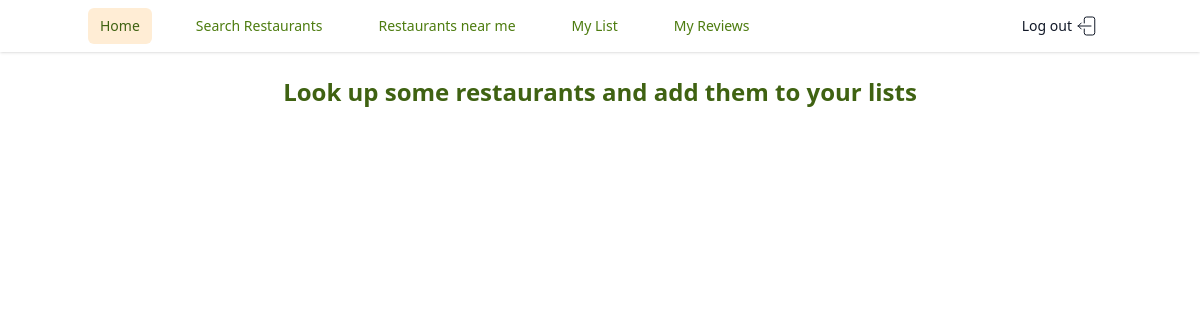
The page /my_lists/9 (signed in) on the database as committed earlier.
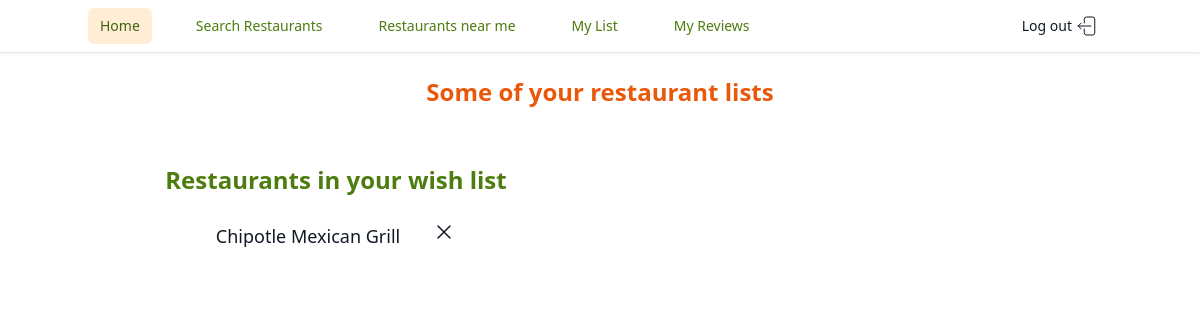
The same page on the database as committed later.
### models.py (models this page shows)
class WishlistRestaurants(db.Model):
    __tablename__ = 'wishlist_restaurants'
    id = db.Column(
        db.Integer,
        primary_key=True
    )
    user_id = db.Column(
        db.Integer,
        db.ForeignKey('users.id', ondelete='cascade')
    )
    restaurant_id = db.Column(
        db.Integer,
        db.ForeignKey('restaurants.id', ondelete='cascade')
    )
    restaurant = db.relationship('Restaurant', backref='wishlisted_by')

class Restaurant(db.Model):
    __tablename__ = 'restaurants'
    id = db.Column(
        db.Integer,
        primary_key=True
    )
    name = db.Column(
        db.Text,
        nullable=False,
    )
    address = db.Column(
        db.Text,
    )
    photos = db.Column(
        db.Text,
    )
    reviews = db.relationship('Review', backref= 'restaurant')
    __table_args__ = (db.UniqueConstraint('name', 'address', name='_name_address_uc'),)

### app.py (the view)
@app.route('/my_lists/<int:user_id>')
def show_my_lists(user_id):
    user = User.query.get_or_404(user_id)
    favorites = Favorites.query.filter_by(user_id=user.id).all()
    wishlisted = WishlistRestaurants.query.filter_by(user_id=user.id).all()
    visited = VisitedRestaurants.query.filter_by(user_id=user.id).all()
    review_form = ReviewForm()
    visited_with_reviews = [(visit, Review.query.filter_by(user_id=user.id, restaurant_id=visit.restaurant_id).all()) for visit in visited]
    return render_template("page_my_lists.html", user = user, favorites = favorites, visited = visited, wishlisted = wishlisted, visited_with_reviews=visited_with_reviews, review_form = review_form)

### app.py (called while the page is built)
@app.before_request
def add_user_to_g():
    if CURR_USER_KEY in session:
        g.user = User.query.get(session[CURR_USER_KEY])
    else:
        g.user = None

@app.after_request
def add_header(req):
    req.headers["Cache-Control"] = "no-cache, no-store, must-revalidate"
    req.headers["Pragma"] = "no-cache"
    req.headers["Expires"] = "0"
    req.headers['Cache-Control'] = 'public, max-age=0'
    return req

### templates/page_my_lists.html (shortened to what this page needs)
{% extends "base.html" %} {% block content %}
<div class="max-w-5xl mx-auto">
  <div class="w-full flex flex-col mt-6">
    {% if not visited and not wishlisted and not favorites %}
    <p class="text-center text-lime-800 font-semibold text-2xl">Look up some restaurants and add them to your lists</p>
    {% else %}
    <p class="text-center text-orange-600 font-semibold text-2xl mb-4">Some of your restaurant lists</p>
    {% endif %}
<div class="flex space-x-8 mt-10">
<div class="w-full ">
  {% if wishlisted %}
  <div class="mx-auto w-full inline-flex items-center flex-col">
    <h3 class="text-2xl font-bold text-lime-700 mb-4">
      Restaurants in your wish list
    </h3>
    <ul class="">
      {% for wish in wishlisted %}
      <li class="text-lg font-medium text-gray-900 flex items-center py-2">
        {{ wish.restaurant.name }}
        <div
          class="svg-elements flex space-x-2 items-center justify-center ml-8"
        >
          <form
            action="{{ url_for('delete_wishlist', restaurant_id=wish.restaurant.id) }}"
            method="POST"
          >
            <button type="submit" class="bg-transparent border-0">
              <svg xmlns="http://www.w3.org/2000/svg" fill="none" viewBox="0 0 24 24" stroke-width="1.5" stroke="currentColor" class="size-6">
                <path stroke-linecap="round" stroke-linejoin="round" d="M6 18 18 6M6 6l12 12" />
              </svg>
            </button>
          </form>
        </div>
      </li>
      {% endfor %}
    </ul>
  </div>
  {% endif %}
</div>
<div class="w-full">
</div>
</div>
</div>
{% endblock %}

### templates/base.html (shortened to what this page needs)
<!DOCTYPE html>
<html lang="en">
  <head>
    <link rel="stylesheet" href="/static/stylesheets/output.css" />
  </head>
  <body>
    {% if g.user %}
    <header class="bg-white shadow">
      <nav
        class="mx-auto max-w-5xl hidden lg:flex items-center justify-between"
        aria-label="Global"
      >
        <div class="flex lg:space-x-8 lg:py-2">
          <a
            href="{{ url_for('users_show', user_id=g.user.id) }}"
            class="bg-orange-100 text-lime-800 inline-flex items-center rounded-md py-2 px-3 text-sm font-medium"
            aria-current="page"
            >Home</a
          >
          <a
          href="{{ url_for('show_search_restaurants') }}"
          class="text-lime-700 hover:bg-orange-50 hover:text-lime-800 inline-flex items-center rounded-md py-2 px-3 text-sm font-medium"
          >Search Restaurants</a
        >
          <a
            href="{{ url_for('show_my_restaurants', user_id=g.user.id) }}"
            class="text-lime-700 hover:bg-orange-50 hover:text-lime-800 inline-flex items-center rounded-md py-2 px-3 text-sm font-medium"
            >Restaurants near me</a
          >
          <a
            href="{{ url_for('show_my_lists', user_id=g.user.id) }}"
            class="text-lime-700 hover:bg-orange-50 hover:text-lime-800 inline-flex items-center rounded-md py-2 px-3 text-sm font-medium"
            >My List</a
          >
          <a
          href="{{ url_for('show_my_reviews', user_id=g.user.id) }}"
            class="text-lime-700 hover:bg-orange-50 hover:text-lime-800 inline-flex items-center rounded-md py-2 px-3 text-sm font-medium"
            >My Reviews</a
          >
        </div>
        <div class="">
          <a
            href="/logout"
            class="text-gray-900 hover:bg-orange-50 hover:text-lime-800 inline-flex items-center rounded-md py-2 px-3 text-sm font-medium justify-center"
            >Log out
          </a>
        </div>
      </nav>
    </header>
    {% endif %}
    {% block content %} {% endblock %}
  </body>
</html>

Rows that differ between the two databases and show on the page:
added WishlistRestaurants: restaurant.name "Chipotle Mexican Grill"
Other text that changed with them:
text no longer shown: "Look up some restaurants and add them to your lists"
text now shown: "Some of your restaurant lists Restaurants in your wish list"
